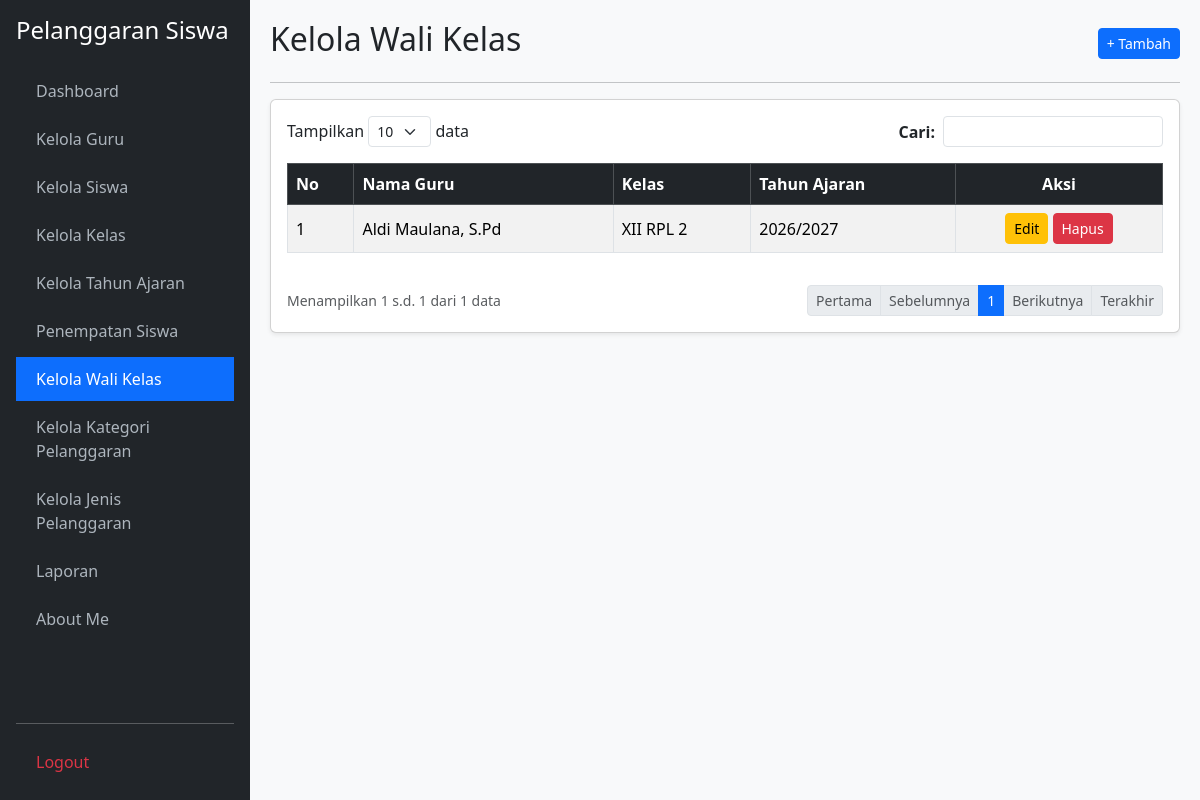
The app's page /kelola_wali_kelas.php (signed in) with its own data.
### tables this page shows
CREATE TABLE `t_wali_kelas` (
  `id` int(11) NOT NULL,
  `tahun_ajaran_id` int(11) NOT NULL,
  `kelas_id` int(11) NOT NULL,
  `guru_id` int(11) NOT NULL,
  `tanggal_mulai` date DEFAULT NULL,
  `tanggal_selesai` date DEFAULT NULL,
  `status_aktif` tinyint(1) DEFAULT 1,
  `created_at` timestamp NULL DEFAULT NULL,
  `updated_at` timestamp NULL DEFAULT NULL
);

CREATE TABLE `t_guru` (
  `id` int(11) NOT NULL,
  `nip` varchar(30) DEFAULT NULL,
  `nama` varchar(150) NOT NULL,
  `email` varchar(150) DEFAULT NULL,
  `status_aktif` tinyint(1) DEFAULT 1,
  `user_id` int(11) DEFAULT NULL,
  `created_at` timestamp NULL DEFAULT NULL,
  `updated_at` timestamp NULL DEFAULT NULL
);

CREATE TABLE `t_kelas` (
  `id` int(11) NOT NULL,
  `nama` varchar(100) NOT NULL,
  `tingkat` varchar(20) DEFAULT NULL,
  `jurusan` varchar(100) DEFAULT NULL,
  `status_aktif` tinyint(1) DEFAULT 1,
  `created_at` timestamp NULL DEFAULT NULL,
  `updated_at` timestamp NULL DEFAULT NULL
);

CREATE TABLE `t_tahun_ajaran` (
  `id` int(11) NOT NULL,
  `nama` varchar(20) NOT NULL,
  `tanggal_mulai` date DEFAULT NULL,
  `tanggal_selesai` date DEFAULT NULL,
  `status_aktif` tinyint(1) DEFAULT 1,
  `created_at` timestamp NULL DEFAULT NULL,
  `updated_at` timestamp NULL DEFAULT NULL
);

### kelola_wali_kelas.php (the view, shortened to what this page needs)
<?php
require_once 'koneksi.php';
$aksi = $_GET['aksi'] ?? '';
$edit_id = $_GET['edit'] ?? '';
$edit = $edit_id ? mysqli_fetch_assoc(mysqli_query($koneksi, "SELECT * FROM t_wali_kelas WHERE id='$edit_id'")) : null;
$limit = 10;
$h = max(1, (int)($_GET['halaman'] ?? 1));
$offset = ($h - 1) * $limit;
$cari = mysqli_real_escape_string($koneksi, $_GET['cari'] ?? '');
$where = $cari ? "WHERE tg.nama LIKE '%$cari%' OR tk.nama LIKE '%$cari%' OR ta.nama LIKE '%$cari%'" : "";
$total = mysqli_num_rows(mysqli_query($koneksi, "SELECT tw.id FROM t_wali_kelas tw JOIN t_guru tg ON tw.guru_id=tg.id JOIN t_kelas tk ON tw.kelas_id=tk.id JOIN t_tahun_ajaran ta ON tw.tahun_ajaran_id=ta.id $where"));
$pages = ceil($total / $limit);
$data = mysqli_query($koneksi, "SELECT tw.*, tg.nama AS nama_guru, tk.nama AS nama_kelas, ta.nama AS tahun_ajaran FROM t_wali_kelas tw JOIN t_guru tg ON tw.guru_id=tg.id JOIN t_kelas tk ON tw.kelas_id=tk.id JOIN t_tahun_ajaran ta ON tw.tahun_ajaran_id=ta.id $where LIMIT $offset, $limit");
$no = $offset + 1;
$opt_guru = mysqli_query($koneksi, "SELECT * FROM t_guru WHERE status_aktif=1 ORDER BY nama ASC");
$opt_kelas = mysqli_query($koneksi, "SELECT * FROM t_kelas WHERE status_aktif=1 ORDER BY nama ASC");
$opt_ta = mysqli_query($koneksi, "SELECT * FROM t_tahun_ajaran WHERE status_aktif=1 ORDER BY nama DESC");
?>
<!DOCTYPE html>
<html lang="id">
<head>
    <link href="https://cdn.jsdelivr.net/npm/bootstrap@5.3.2/dist/css/bootstrap.min.css" rel="stylesheet">
</head>
<body>
    <div class="sidebar d-flex flex-column p-3">
        <h4 class="text-white mb-4">Pelanggaran Siswa</h4>
        <ul class="nav nav-pills flex-column mb-auto">
           <li class="nav-item mb-1"><a href="dashboard.php">Dashboard</a></li>
            <li class="nav-item mb-1"><a href="kelola_guru.php">Kelola Guru</a></li>
            <li class="nav-item mb-1"><a href="kelola_siswa.php">Kelola Siswa</a></li>
            <li class="nav-item mb-1"><a href="kelola_kelas.php">Kelola Kelas</a></li>
            <li class="nav-item mb-1"><a href="kelola_tahun_ajaran.php">Kelola Tahun Ajaran</a></li>
            <li class="nav-item mb-1"><a href="penempatan_siswa.php">Penempatan Siswa</a></li>
            <li class="nav-item mb-1"><a href="kelola_wali_kelas.php" class="active">Kelola Wali Kelas</a></li>
            <li class="nav-item mb-1"><a href="kelola_kategori_pelanggaran.php">Kelola Kategori Pelanggaran</a></li>
            <li class="nav-item mb-1"><a href="kelola_jenis_pelanggaran.php">Kelola Jenis Pelanggaran</a></li>
            <li class="nav-item mb-1"><a href="laporan.php">Laporan</a></li>
            <li class="nav-item mb-1"><a href="about_me.php">About Me</a></li>
        </ul>
        <hr><a href="logout.php" class="text-danger">Logout</a>
    </div>
    <div class="main-content">
        <?php if ($aksi === 'tambah' || $edit): ?>
            <div class="d-flex justify-content-between align-items-center mb-3">
                <h2><?= $edit ? 'Edit Wali Kelas' : 'Tambah Wali Kelas'; ?></h2>
                <a href="kelola_wali_kelas.php" class="btn btn-secondary btn-sm">&larr; Kembali</a>
            </div>
            <hr>
            <div class="card shadow-sm"><div class="card-body">
                <form method="POST">
                    <input type="hidden" name="id" value="<?= $edit['id'] ?? ''; ?>">
                    <div class="mb-3">
                        <label class="form-label fw-bold">Pilih Guru:</label>
                        <select name="guru_id" class="form-control" required>
                            <option value="">-- Pilih Guru --</option>
                            <?php mysqli_data_seek($opt_guru, 0); while($g = mysqli_fetch_assoc($opt_guru)): ?>
                                <option value="<?= $g['id']; ?>" <?= (($edit['guru_id'] ?? '') == $g['id']) ? 'selected' : ''; ?>><?= htmlspecialchars($g['nama']); ?></option>
                            <?php endwhile; ?>
                        </select>
                    </div>
                    <div class="mb-3">
                        <label class="form-label fw-bold">Pilih Kelas:</label>
                        <select name="kelas_id" class="form-control" required>
                            <option value="">-- Pilih Kelas --</option>
                            <?php mysqli_data_seek($opt_kelas, 0); while($k = mysqli_fetch_assoc($opt_kelas)): ?>
                                <option value="<?= $k['id']; ?>" <?= (($edit['kelas_id'] ?? '') == $k['id']) ? 'selected' : ''; ?>><?= htmlspecialchars($k['nama']); ?></option>
                            <?php endwhile; ?>
                        </select>
                    </div>
                    <div class="mb-3">
                        <label class="form-label fw-bold">Pilih Tahun Ajaran:</label>
                        <select name="tahun_ajaran_id" class="form-control" required>
                            <option value="">-- Pilih Tahun Ajaran --</option>
                            <?php mysqli_data_seek($opt_ta, 0); while($t = mysqli_fetch_assoc($opt_ta)): ?>
                                <option value="<?= $t['id']; ?>" <?= (($edit['tahun_ajaran_id'] ?? '') == $t['id']) ? 'selected' : ''; ?>><?= htmlspecialchars($t['nama']); ?></option>
                            <?php endwhile; ?>
                        </select>
                    </div>
                    <hr>
                    <div class="d-flex justify-content-end">
                        <a href="kelola_wali_kelas.php" class="btn btn-secondary me-2">Batal</a>
                        <button type="submit" name="simpan" class="btn btn-primary">Simpan</button>
                    </div>
                </form>
            </div></div>
        <?php else: ?>
            <div class="d-flex justify-content-between align-items-center mb-2">
                <h2>Kelola Wali Kelas</h2>
                <a href="?aksi=tambah" class="btn btn-primary btn-sm">+ Tambah</a>
            </div>
            <hr>
            <div class="card shadow-sm"><div class="card-body">
                <div class="row mb-3 justify-content-between">
                    <div class="col-auto">Tampilkan <select class="form-select form-select-sm d-inline-block w-auto"><option>10</option></select> data</div>
                    <div class="col-auto">
                        <form method="GET" class="d-flex align-items-center">
                            <label class="me-2 mb-0 fw-bold">Cari:</label>
                            <input type="text" name="cari" class="form-control form-control-sm" value="<?= htmlspecialchars($cari); ?>">
                        </form>
                    </div>
                </div>
                <div class="table-responsive">
                    <table class="table table-bordered table-striped align-middle">
                        <thead class="table-dark">
                            <tr><th>No</th><th>Nama Guru</th><th>Kelas</th><th>Tahun Ajaran</th><th class="text-center">Aksi</th></tr>
                        </thead>
                        <tbody>
                            <?php while($r = mysqli_fetch_assoc($data)): ?>
                            <tr>
                                <td><?= $no++; ?></td>
                                <td><?= htmlspecialchars($r['nama_guru']); ?></td>
                                <td><?= htmlspecialchars($r['nama_kelas']); ?></td>
                                <td><?= htmlspecialchars($r['tahun_ajaran']); ?></td>
                                <td class="text-center">
                                    <a href="?edit=<?= $r['id']; ?>" class="btn btn-sm btn-warning">Edit</a>
                                    <a href="?hapus=<?= $r['id']; ?>" class="btn btn-sm btn-danger" onclick="return confirm('Hapus data wali kelas ini?')">Hapus</a>
                                </td>
                            </tr>
                            <?php endwhile; if(!$total): ?>
                            <tr><td colspan="5" class="text-center text-muted">Data wali kelas tidak ditemukan.</td></tr>
                            <?php endif; ?>
                        </tbody>
                    </table>
                </div>
                <div class="d-flex justify-content-between align-items-center mt-3">
                    <small class="text-muted">Menampilkan <?= $total ? $offset + 1 : 0; ?> s.d. <?= min($offset + $limit, $total); ?> dari <?= $total; ?> data</small>
                    <ul class="pagination pagination-sm mb-0">
                        <li class="page-item <?= $h <= 1 ? 'disabled' : ''; ?>"><a class="page-link" href="?halaman=1&cari=<?= $cari; ?>">Pertama</a></li>
                        <li class="page-item <?= $h <= 1 ? 'disabled' : ''; ?>"><a class="page-link" href="?halaman=<?= $h-1; ?>&cari=<?= $cari; ?>">Sebelumnya</a></li>
                        <?php for($i=1; $i<=$pages; $i++): ?>
                            <li class="page-item <?= $h == $i ? 'active' : ''; ?>"><a class="page-link" href="?halaman=<?= $i; ?>&cari=<?= $cari; ?>"><?= $i; ?></a></li>
                        <?php endfor; ?>
                        <li class="page-item <?= $h >= $pages ? 'disabled' : ''; ?>"><a class="page-link" href="?halaman=<?= $h+1; ?>&cari=<?= $cari; ?>">Berikutnya</a></li>
                        <li class="page-item <?= $h >= $pages ? 'disabled' : ''; ?>"><a class="page-link" href="?halaman=<?= $pages; ?>&cari=<?= $cari; ?>">Terakhir</a></li>
                    </ul>
                </div>
            </div></div>
        <?php endif; ?>
    </div>
</body>
</html>

### kelola_wali_kelas.php (style rules this page uses)
body { background: #f8f9fa; }
.sidebar { min-height: 100vh; background: #212529; color: #fff; position: fixed; width: 250px; top: 0; left: 0; }
.sidebar a { color: #adb5bd; text-decoration: none; display: block; padding: 10px 20px; }
.sidebar a:hover, .sidebar a.active { color: #fff; background: #0d6efd; }
.main-content { margin-left: 250px; padding: 20px; }

### records on screen
t_wali_kelas: guru.nama "Aldi Maulana, S.Pd", kelas.nama "XII RPL 2", tahun_ajaran.nama "2026/2027"

### other values on screen
$offset + 1 "1"
min($offset + $limit, $total) "1"
$total "1"
